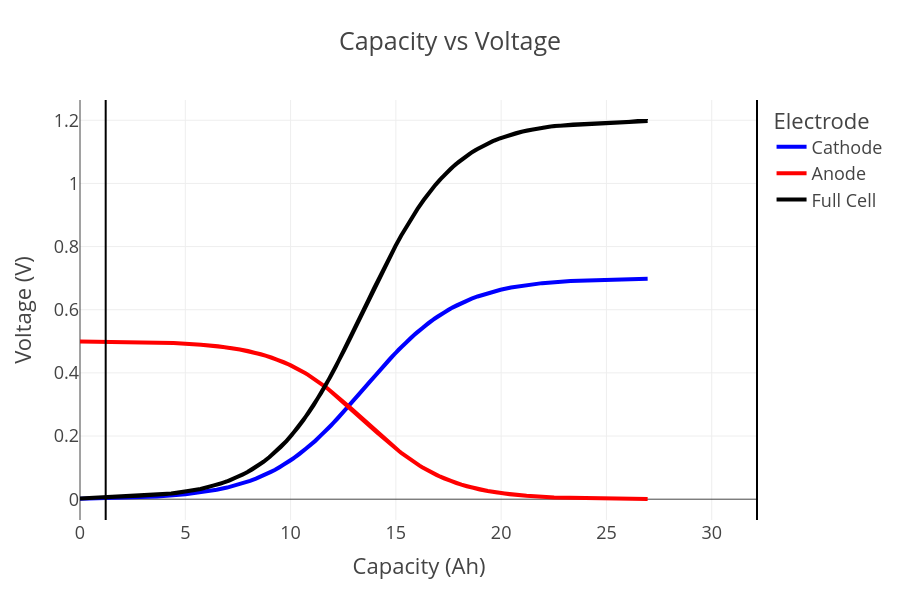

Write notebook code for a chart like this one.
### Code cell
figure = cell.get_capacity_voltage_plot(width=900, height=600)
figure.show()

### Figure 1 — Plotly figure (JSON) as saved in the notebook; plotly's stock layout.template omitted (floating-point values rounded to 4 significant figures; data arrays with more than 128 entries replaced by an {"elided": "..."} marker saying what was removed)
{"data": [{"hovertemplate": "Electrode=Cathode<br>Capacity (Ah)=%{x}<br>Voltage (V)=%{y}<extra></extra>", "legendgroup": "Cathode", "line": {"color": "blue", "dash": "solid", "width": 4}, "marker": {"symbol": "circle"}, "mode": "lines", "name": "Cathode", "orientation": "v", "showlegend": true, "type": "scatter", "x": {"elided": "200 float values"}, "xaxis": "x", "y": {"elided": "200 float values"}, "yaxis": "y"}, {"hovertemplate": "Electrode=Anode<br>Capacity (Ah)=%{x}<br>Voltage (V)=%{y}<extra></extra>", "legendgroup": "Anode", "line": {"color": "red", "dash": "solid", "width": 4}, "marker": {"symbol": "circle"}, "mode": "lines", "name": "Anode", "orientation": "v", "showlegend": true, "type": "scatter", "x": {"elided": "200 float values"}, "xaxis": "x", "y": {"elided": "200 float values"}, "yaxis": "y"}, {"hovertemplate": "Electrode=Full Cell<br>Capacity (Ah)=%{x}<br>Voltage (V)=%{y}<extra></extra>", "legendgroup": "Full Cell", "line": {"color": "black", "dash": "solid", "width": 4}, "marker": {"symbol": "circle"}, "mode": "lines", "name": "Full Cell", "orientation": "v", "showlegend": true, "type": "scatter", "x": {"elided": "200 float values"}, "xaxis": "x", "y": {"elided": "200 float values"}, "yaxis": "y"}], "layout": {"height": 600, "legend": {"title": {"text": "Electrode"}, "tracegroupgap": 0}, "shapes": [{"line": {"color": "black", "width": 2}, "type": "line", "x0": 32.15, "x1": 32.15, "xref": "x", "y0": 0, "y1": 1, "yref": "y domain"}, {"line": {"color": "black", "width": 2}, "type": "line", "x0": 1.22, "x1": 1.22, "xref": "x", "y0": 0, "y1": 1, "yref": "y domain"}], "title": {"text": "Capacity vs Voltage"}, "width": 900, "xaxis": {"anchor": "y", "domain": [0, 1], "title": {"text": "Capacity (Ah)"}}, "yaxis": {"anchor": "x", "domain": [0, 1], "title": {"text": "Voltage (V)"}}}}
